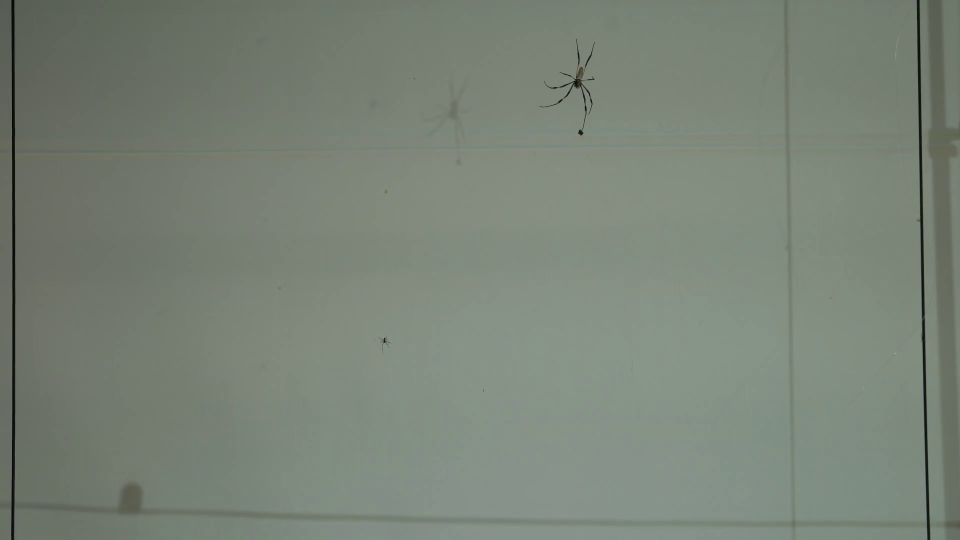
#> input picture frame 235 of videos/C003.mp4, 1920 x 1080 px, given in place of Tadpole.avi, which was not available (shown at 1/2 size)
$ jupyter execute --allow-errors Tadpole.ipynb   (older library calls are emulated)   (text cells are left out)
#> lines starting #> are read from the running program, lines starting #| are printed output that depends on the picture; after the words box and inside, x2 and y2 are one past the last pixel; in counts of white or black regions, pixels touching at a corner belong together; pictures that were not available may be replaced by others from this repository, and a replacement may not be noted
#> further down, frame is the input picture: shape (1080, 1920, 3); mean B, G, R 119.2, 131.1, 121.5
#> `frame[mask ==  0] = 0`:
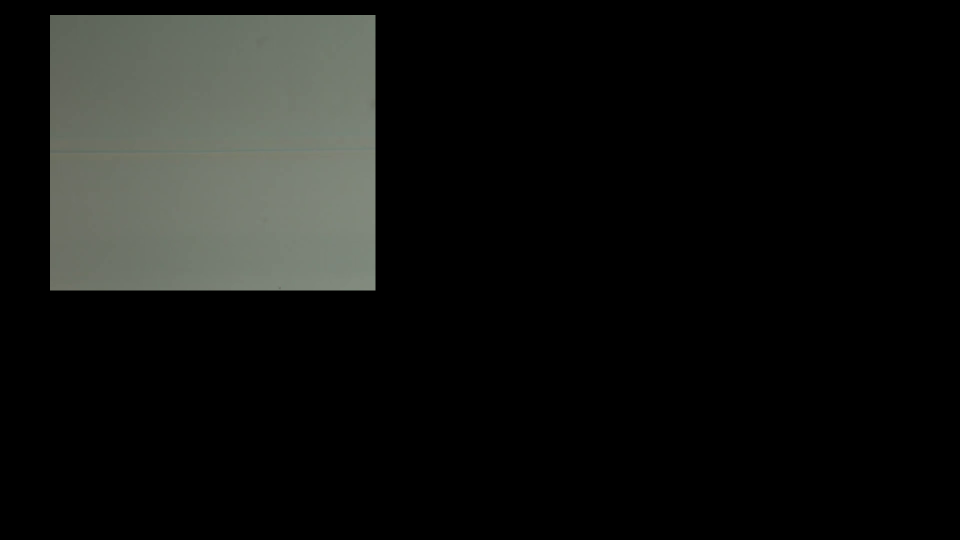
#> frame: shape (1080, 1920, 3) (shown at 1/2 size); mean B, G, R 18.7, 20.8, 19.6
### examples/toxtrac_videos/tracktor.py
import numpy as np
import pandas as pd
import cv2
from sklearn.cluster import KMeans
from scipy.optimize import linear_sum_assignment
from scipy.spatial.distance import cdist

def colour_to_thresh(frame, block_size = 31, offset = 25):
    """
    This function retrieves a video frame and preprocesses it for object tracking.
    The code blurs image to reduce noise, converts it to greyscale and then returns a
    thresholded version of the original image.

    Parameters
    ----------
    frame: ndarray, shape(n_rows, n_cols, 3)
        source image containing all three colour channels
    block_size: int(optional), default = 31
        block_size determines the width of the kernel used for adaptive thresholding.
        Note: block_size must be odd. If even integer is used, the programme will add
        1 to the block_size to make it odd.
    offset: int(optional), default = 25
        constant subtracted from the mean value within the block

    Returns
    -------
    thresh: ndarray, shape(n_rows, n_cols, 1)
        binarised(0,255) image
    """
#> called with block_size = 51, offset = 35
    blur = cv2.blur(frame, (5,5))
    gray = cv2.cvtColor(blur, cv2.COLOR_BGR2GRAY)
    thresh = cv2.adaptiveThreshold(gray, 255, cv2.ADAPTIVE_THRESH_MEAN_C, cv2.THRESH_BINARY_INV, block_size, offset)
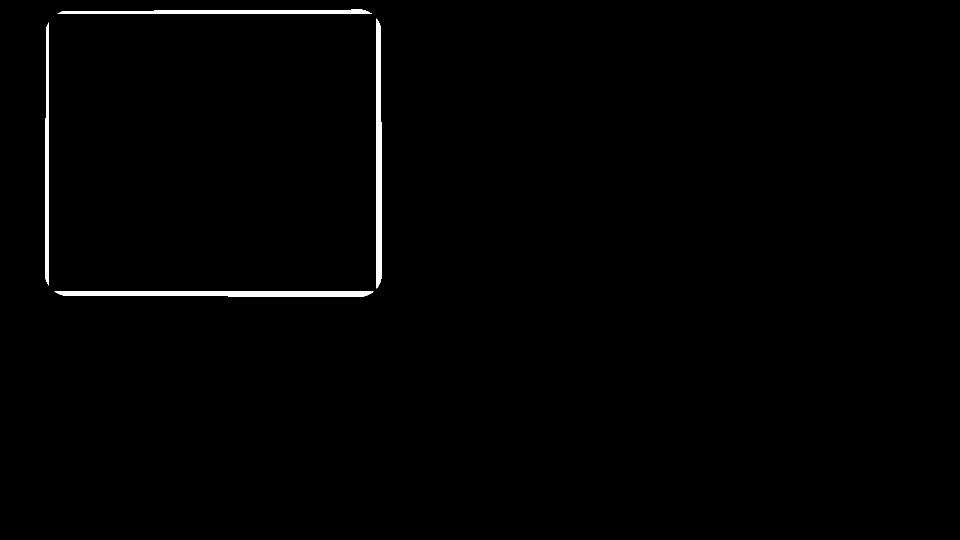
#> thresh: shape (1080, 1920) (shown at 1/2 size); 0.92% white; 4 white regions, box (x1, y1, x2, y2) and area: (109, 582, 747, 593) 5922, (752, 37, 763, 577) 5353, (115, 19, 744, 28) 4376, (90, 45, 98, 571) 3403
#> `thresh = cv2.erode(thresh, kernel, iterations = 1)`:
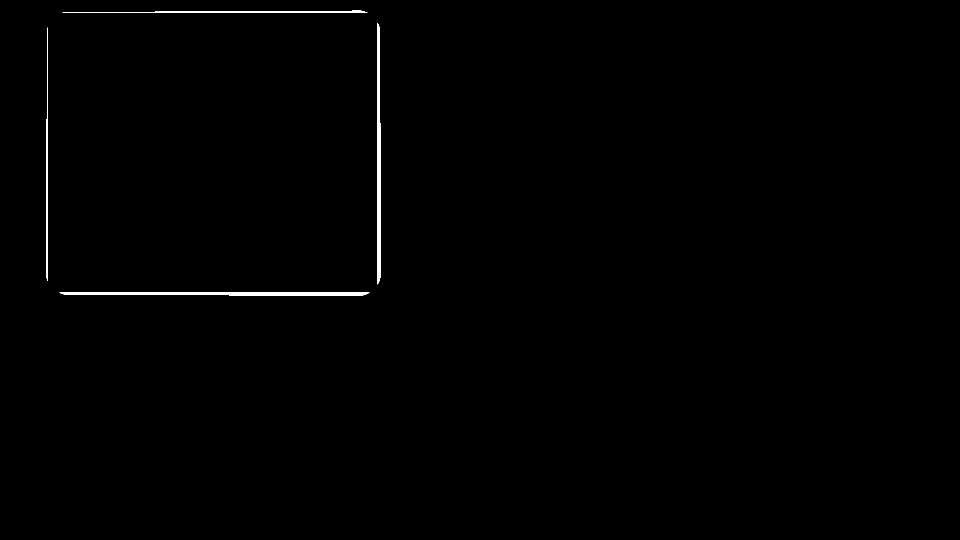
#> thresh: shape (1080, 1920) (shown at 1/2 size); 0.47% white; 4 white regions, box (x1, y1, x2, y2) and area: (119, 584, 739, 591) 3357, (754, 46, 761, 569) 3174, (125, 21, 735, 26) 1863, (92, 55, 96, 562) 1304
#> `thresh = cv2.dilate(thresh, kernel, iterations = 1)`: thresh: shape (1080, 1920); 0.91% white; 4 white regions
    return thresh

def detect_and_draw_contours(frame, thresh, meas_last, meas_now, min_area = 0, max_area = 10000):
    """
    This function detects contours, thresholds them based on area and draws them.

    Parameters
    ----------
    frame: ndarray, shape(n_rows, n_cols, 3)
        source image containing all three colour channels
    thresh: ndarray, shape(n_rows, n_cols, 1)
        binarised(0,255) image
    meas_last: array_like, dtype=float
        individual's location on previous frame
    meas_now: array_like, dtype=float
        individual's location on current frame
    min_area: int
        minimum area threhold used to detect the object of interest
    max_area: int
        maximum area threhold used to detect the object of interest

    Returns
    -------
    final: ndarray, shape(n_rows, n_cols, 3)
        final output image composed of the input frame with object contours
        and centroids overlaid on it
    contours: list
        a list of all detected contours that pass the area based threhold criterion
    meas_last: array_like, dtype=float
        individual's location on previous frame
    meas_now: array_like, dtype=float
        individual's location on current frame
    """
#> called with min_area = 5, max_area = 500
    # Detect contours and draw them based on specified area thresholds
    img, contours, hierarchy = cv2.findContours(thresh.copy(), cv2.RETR_TREE, cv2.CHAIN_APPROX_SIMPLE)
#> contours = 4 contours; box (x1, y1, x2, y2) and area: (117, 582, 741, 593) 5257, (752, 44, 763, 571) 4787, (123, 19, 737, 28) 3721, (90, 53, 98, 564) 2849
    img = cv2.cvtColor(img, cv2.COLOR_GRAY2BGR)
#> img: shape (1080, 1920, 3); 0.91% white; 4 white regions, box (x1, y1, x2, y2) and area: (117, 582, 741, 593) 5885, (752, 44, 763, 571) 5318, (123, 19, 737, 28) 4339, (90, 53, 98, 564) 3364

    final = frame.copy()

    i = 0
    meas_last = meas_now.copy()
    del meas_now[:]
    while i < len(contours):
        area = cv2.contourArea(contours[i])
        if area < min_area or area > max_area:
            del contours[i]
        else:
            cv2.drawContours(final, contours, i, (0,0,255), 1)
            M = cv2.moments(contours[i])
            if M['m00'] != 0:
            	cx = M['m10']/M['m00']
            	cy = M['m01']/M['m00']
            else:
            	cx = 0
            	cy = 0
            meas_now.append([cx,cy])
            i += 1
#> this loop made 4 passes
#> area on passes 1 to 4: 5257, 2849, 4787, 3721
#> after the loop, i = 0; meas_now = []
#> `final, contours, meas_last, meas_now = tr.detect_and_draw_contours(fra..`: meas_last = [[0, 0], [0, 0], [0, 0], [0, 0]]; meas_now = []
    return final, contours, meas_last, meas_now

# [35 lines left out: function apply_k_means, not called in this run]

def hungarian_algorithm(meas_last, meas_now):
    """
    The hungarian algorithm is a combinatorial optimisation algorithm used
    to solve assignment problems. Here, we use the algorithm to reduce noise
    due to ripples and to maintain individual identity. This is accomplished
    by minimising a cost function; in this case, euclidean distances between
    points measured in previous and current step. The algorithm here is written
    to be flexible as the number of contours detected between successive frames
    changes. However, an error will be returned if zero contours are detected.

    Parameters
    ----------
    meas_last: array_like, dtype=float
        individual's location on previous frame
    meas_now: array_like, dtype=float
        individual's location on current frame

    Returns
    -------
    row_ind: array, dtype=int64
        individual identites arranged according to input ``meas_last``
    col_ind: array, dtype=int64
        individual identities rearranged based on matching locations from
        ``meas_last`` to ``meas_now`` by minimising the cost function
    """
    meas_last = np.array(meas_last)
#> meas_last = [[0, 0], [0, 0], [0, 0], [0, 0]]
    meas_now = np.array(meas_now)
#> meas_now = empty array
    if meas_now.shape != meas_last.shape:
        if meas_now.shape[0] < meas_last.shape[0]:
            while meas_now.shape[0] != meas_last.shape[0]:
                meas_last = np.delete(meas_last, meas_last.shape[0]-1, 0)
#> this loop made 4 passes
#> meas_last on passes 1 to 3: [[0, 0], [0, 0], [0, 0]], [[0, 0], [0, 0]], [[0, 0]]
#> after the loop, meas_last = empty array
        else:
            result = np.zeros(meas_now.shape)
            result[:meas_last.shape[0],:meas_last.shape[1]] = meas_last
            meas_last = result

    meas_last = list(meas_last)
#> meas_last = []
    meas_now = list(meas_now)
#> meas_now = []
    cost = cdist(meas_last, meas_now)
    row_ind, col_ind = linear_sum_assignment(cost)
    return row_ind, col_ind

# [57 lines left out: function reorder_and_draw, not called in this run]

### examples/toxtrac_videos/Tadpole.ipynb
[cell 1]
import numpy as np
import pandas as pd
import tracktor as tr
import cv2
import time
from scipy.optimize import linear_sum_assignment
from scipy.spatial.distance import cdist

[cell 2]
# colours is a vector of BGR values which are used to identify individuals in the video
# s_id is spider id and is also used for individual identification
# since we only have two individuals, the program will only use the first two elements from these arrays (s_id and colours)
# number of elements in colours should be greater than n_inds (THIS IS NECESSARY FOR VISUALISATION ONLY)
# number of elements in s_id should be greater than n_inds (THIS IS NECESSARY TO GET INDIVIDUAL-SPECIFIC DATA)
n_inds = 4
s_id = ['A', 'B', 'C', 'D', 'E', 'F', 'G', 'H']
colours = [(0,0,255),(0,255,255),(255,0,255),(0,0,0),(255,255,0),(255,0,0),(0,255,0),(255,255,255)]

# this is the block_size and offset used for adaptive thresholding (block_size should always be odd)
# these values are critical for tracking performance
block_size = 51
offset = 35

# minimum area and maximum area occupied by the animal in number of pixels
# this parameter is used to get rid of other objects in view that might be hard to threshold out but are differently sized
# in this case, the range is wide because males vastly smaller than females
min_area = 5
max_area = 500

# kernel for erosion and dilation
# useful since thin spider limbs are sometimes detected as separate objects
kernel = np.ones((5,5),np.uint8)

# mot determines whether the tracker is being used in noisy conditions to track a single object or for multi-object
# using this will enable k-means clustering to force n_inds number of animals
mot = True

# name of source video and paths
video = 'Tadpole'
input_vidpath = '/home/user/Documents/Vivek/tracktor/videos/toxtrac_videos/' + video + '.avi'
output_vidpath = '/home/user/Documents/Vivek/tracktor/output/toxtrac_videos/' + video + '.mp4'
output_filepath = '/home/user/Documents/Vivek/tracktor/output/toxtrac_videos/' + video + '.csv'
output_framesize = (800, 600)
codec = 'DIVX' # try other codecs if the default doesn't work ('DIVX', 'avc1', 'XVID') note: this list is non-exhaustive

[cell 3]
## Start time
start = time.time()

## Path to source video
cap = cv2.VideoCapture(input_vidpath)

## Video writer class to output video with contour and centroid of tracked object(s)
# make sure the frame size matches size of array 'final'
fourcc = cv2.VideoWriter_fourcc(*codec)
out = cv2.VideoWriter(filename = output_vidpath, fourcc = fourcc, fps = 60.0, frameSize = output_framesize, isColor = True)

## Individual location(s) measured in the last and current step
meas_last = list(np.zeros((n_inds,2)))
meas_now = list(np.zeros((n_inds,2)))

last = 0
df = []

#> (the rest of this cell did not finish here and is left out)

#> (a cell that did not finish here is left out)

#> (a cell that did not finish here is left out)

[cell 6]
import matplotlib.pyplot as plt

plt.figure(figsize=(10,10))
#> (the rest of this cell did not finish here and is left out)
